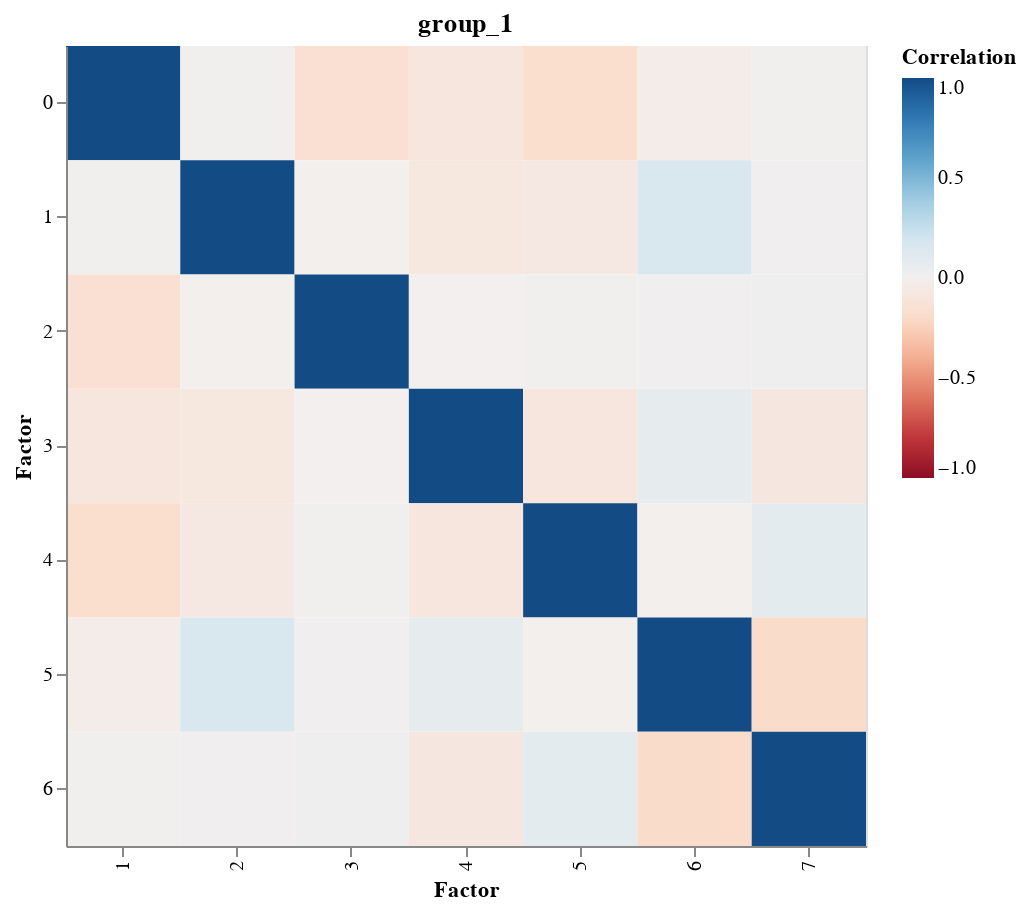

The notebook cell saved with this chart:
### Code cell
plot_factor_correlation(model)

### Figure 1 — Vega specification as saved in the notebook (floating-point values rounded to 4 significant figures)
{"$schema": "https://vega.github.io/schema/vega/v5.json", "data": [{"name": "source_0", "values": [{"Correlation": 1.0, "Factor1": 1, "Factor2": 0}, {"Correlation": 0.005517, "Factor1": 2, "Factor2": 0}, {"Correlation": -0.1471, "Factor1": 3, "Factor2": 0}, {"Correlation": -0.08974, "Factor1": 4, "Factor2": 0}, {"Correlation": -0.1725, "Factor1": 5, "Factor2": 0}, {"Correlation": -0.03238, "Factor1": 6, "Factor2": 0}, {"Correlation": 0.004904, "Factor1": 7, "Factor2": 0}, {"Correlation": 0.005517, "Factor1": 1, "Factor2": 1}, {"Correlation": 1.0, "Factor1": 2, "Factor2": 1}, {"Correlation": -0.004539, "Factor1": 3, "Factor2": 1}, {"Correlation": -0.08121, "Factor1": 4, "Factor2": 1}, {"Correlation": -0.06521, "Factor1": 5, "Factor2": 1}, {"Correlation": 0.1584, "Factor1": 6, "Factor2": 1}, {"Correlation": 0.01117, "Factor1": 7, "Factor2": 1}, {"Correlation": -0.1471, "Factor1": 1, "Factor2": 2}, {"Correlation": -0.004539, "Factor1": 2, "Factor2": 2}, {"Correlation": 1.0, "Factor1": 3, "Factor2": 2}, {"Correlation": -0.00269, "Factor1": 4, "Factor2": 2}, {"Correlation": 0.004587, "Factor1": 5, "Factor2": 2}, {"Correlation": 0.01533, "Factor1": 6, "Factor2": 2}, {"Correlation": 0.02213, "Factor1": 7, "Factor2": 2}, {"Correlation": -0.08974, "Factor1": 1, "Factor2": 3}, {"Correlation": -0.08121, "Factor1": 2, "Factor2": 3}, {"Correlation": -0.00269, "Factor1": 3, "Factor2": 3}, {"Correlation": 1.0, "Factor1": 4, "Factor2": 3}, {"Correlation": -0.09247, "Factor1": 5, "Factor2": 3}, {"Correlation": 0.0772, "Factor1": 6, "Factor2": 3}, {"Correlation": -0.07697, "Factor1": 7, "Factor2": 3}, {"Correlation": -0.1725, "Factor1": 1, "Factor2": 4}, {"Correlation": -0.06521, "Factor1": 2, "Factor2": 4}, {"Correlation": 0.004587, "Factor1": 3, "Factor2": 4}, {"Correlation": -0.09247, "Factor1": 4, "Factor2": 4}, {"Correlation": 1.0, "Factor1": 5, "Factor2": 4}, {"Correlation": -0.004616, "Factor1": 6, "Factor2": 4}, {"Correlation": 0.08441, "Factor1": 7, "Factor2": 4}, {"Correlation": -0.03238, "Factor1": 1, "Factor2": 5}, {"Correlation": 0.1584, "Factor1": 2, "Factor2": 5}, {"Correlation": 0.01533, "Factor1": 3, "Factor2": 5}, {"Correlation": 0.0772, "Factor1": 4, "Factor2": 5}, {"Correlation": -0.004616, "Factor1": 5, "Factor2": 5}, {"Correlation": 1.0, "Factor1": 6, "Factor2": 5}, {"Correlation": -0.1886, "Factor1": 7, "Factor2": 5}, {"Correlation": 0.004904, "Factor1": 1, "Factor2": 6}, {"Correlation": 0.01117, "Factor1": 2, "Factor2": 6}, {"Correlation": 0.02213, "Factor1": 3, "Factor2": 6}, {"Correlation": -0.07697, "Factor1": 4, "Factor2": 6}, {"Correlation": 0.08441, "Factor1": 5, "Factor2": 6}, {"Correlation": -0.1886, "Factor1": 6, "Factor2": 6}, {"Correlation": 1.0, "Factor1": 7, "Factor2": 6}]}, {"name": "source_0_concat_0_x_domain_Factor1", "values": [{"Factor1": 1}, {"Factor1": 2}, {"Factor1": 3}, {"Factor1": 4}, {"Factor1": 5}, {"Factor1": 6}, {"Factor1": 7}]}, {"name": "source_0_concat_0_y_domain_Factor2", "values": [{"Factor2": 0}, {"Factor2": 1}, {"Factor2": 2}, {"Factor2": 3}, {"Factor2": 4}, {"Factor2": 5}, {"Factor2": 6}]}], "signals": [{"name": "childWidth", "value": 400}], "marks": [{"type": "group", "name": "concat_0_group", "encode": {"update": {"width": {"signal": "childWidth"}, "height": {"signal": "height"}}}, "marks": [{"type": "rect", "name": "concat_0_marks", "from": {"data": "source_0"}, "encode": {"update": {"width": {"signal": "max(0.25, bandwidth('concat_0_x'))"}, "tooltip": {"signal": "{\"Factor1\": format(datum[\"Factor1\"], \"\"), \"Factor2\": format(datum[\"Factor2\"], \"\"), \"Correlation\": format(datum[\"Correlation\"], \"\")}"}, "fill": {"field": "Correlation", "scale": "concat_0_color"}, "height": {"signal": "max(0.25, bandwidth('concat_0_y'))"}, "x": {"field": "Factor1", "scale": "concat_0_x"}, "y": {"field": "Factor2", "scale": "concat_0_y"}}}, "style": ["rect"]}], "axes": [{"scale": "concat_0_x", "zindex": 1, "orient": "bottom", "labelAngle": 270, "labelBaseline": "middle", "grid": false, "labelAlign": "right", "title": "Factor"}, {"scale": "concat_0_y", "title": "Factor", "orient": "left", "zindex": 1, "grid": false}], "title": {"text": "group_1", "frame": "group"}, "style": "cell", "legends": [{"fill": "concat_0_color", "gradientLength": {"signal": "clamp(height, 64, 200)"}, "title": "Correlation"}]}], "scales": [{"name": "concat_0_x", "type": "band", "domain": {"data": "source_0_concat_0_x_domain_Factor1", "field": "Factor1", "sort": true}, "range": [0, {"signal": "childWidth"}], "paddingInner": 0, "paddingOuter": 0}, {"name": "concat_0_y", "type": "band", "domain": {"data": "source_0_concat_0_y_domain_Factor2", "field": "Factor2", "sort": true}, "range": [0, {"signal": "height"}], "paddingOuter": 0, "paddingInner": 0}, {"name": "concat_0_color", "type": "linear", "domain": [-1, 1], "range": {"scheme": "redblue"}, "interpolate": "hcl", "zero": true}], "height": 400, "layout": {"padding": 20, "bounds": "full", "align": "each"}, "padding": 5, "background": "white"}
